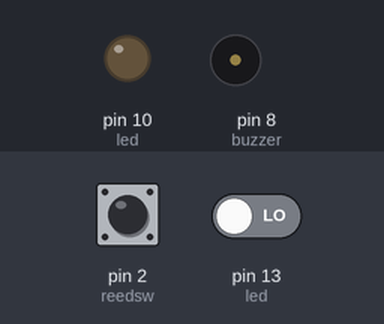
The sketch below on a simulated Arduino Uno, built with avr-gcc and run on an emulated ATmega328P. Parts: output pins drawn as LEDs (lit = HIGH), buzzer (waves = sounding, pin HIGH). Dashed ring = blinking. The inputs (shaded band) are chosen by the test bench; at power-on: pin 2 (reedsw) HIGH, pin 13 (led) LOW. Sleep ends after the set time or at an interrupt.

Above: at 1.2 s.
1.3 s: pin 2 (reedsw) pulled LOW for 3.2 s
At 1.9 s:
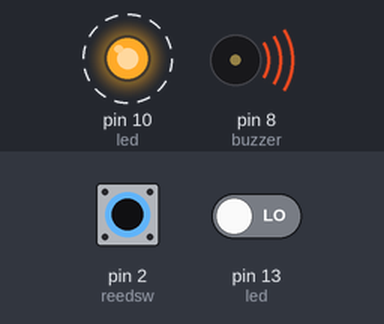
Timing chart, 0 to 5.8 s (numbered marks = the images above; inputs shaded):
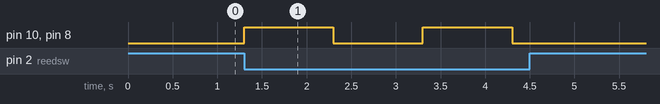

The sketch:

Alarma.ino
```cpp
/*Instituto Tecnologio de Leon
 Ingenieria en Sistemas Computacionales
 Sistemas Programables
 Autor: Canencia Rodriguez Aurora Denysse
 Nombre: Simulacion de una alarma con arduino
 Descripcion: Practica de arduino en donde se implementa el funcionamiento de una alarma
 utilizando un reed switch, un buzzer, un led y un iman.
 Cuando el iman se encuentre cerca del reed switch la alarma estara desactivada,
 pero al quitarlo la alarma se activara logrando que parpade un led y que el buzzer suene.
 Ademas se implemento un ahorro de energia en el arudino "poniendolo a dormir", esto utilizando
 una interrupcion.
 Fecha: 15/03/2018*/

#include <avr/sleep.h>//Incluimos la libreria para AVR sleep.

//Declara las variables que se van a utilizar
int led =10;  //Led que indicara cuando se active la alarma
int reedsw=2; //Pin del reed switch
int buzzer=8; //Pin del buzzeer
int val=0;    //Variable qe guardara el estado del reed switch

// Se ejecuta cada el arduino se inicia
void setup() {
  set_sleep_mode(SLEEP_MODE_PWR_DOWN);  //Establecemos el modo de bajo consumo.
  attachInterrupt(0,interrupt,LOW);     //Establecemos la interrupcion para poder reactivarlo.

  pinMode(led,OUTPUT);                //Declaramos el led como salida
  pinMode(reedsw,INPUT);              //Declaramos el reedswitch como entrada
  pinMode(buzzer,OUTPUT);             //Declaramos el buzzer como salida
}                                     //Fin del setup()

//Esta funcion se mantiene ejeutandose mientras se este energizando el arduino
void loop() {
  sleep_enable(); //inicializamos el modo bajo consumo

  sleep_mode();//ponemos el modo bajo consumo
  digitalWrite(13,!digitalRead(13));//SI se desactiva el modo bajo consumo se enciende/apaga el led

  val=digitalRead(reedsw);         //lee el valor en  el reedswitch
  if(val==LOW){                    //Si el valor es bajo(el iman se aleja del reed switch)
  digitalWrite(led,HIGH);          //Enciende el led
  digitalWrite(buzzer,HIGH);       //Suena el buzzer
  delay(1000);                     //Espera un tiempo de un segundo
  digitalWrite(led,LOW);           //Apaga el led
  digitalWrite(buzzer,LOW);        //El buzzer deja de sonar
  delay(1000);                     //Espera un tiempo de un segundo
  } else{                          //Si no se sumple la condicion (el iman esta cerca)
    digitalWrite(led,LOW);         //Apaga el Led
    digitalWrite(buzzer,LOW);      //El buzzer deja de sonar
  }                                //fin del else
}                                  //fin del loop()

void interrupt(){                 //funcion que maneja la interrupcion
  sleep_disable();                //desactivamos el modo bajo consumo
}                                 //Fin de la interrupcion
                                  //Fin del programa
```

Measured:
- after the input at 1.3 s, pin 10 (led), pin 8 (buzzer): alternates HIGH for 1.0 s and LOW for 1.0 s, 4 changes in all, then stays LOW, starting at once
